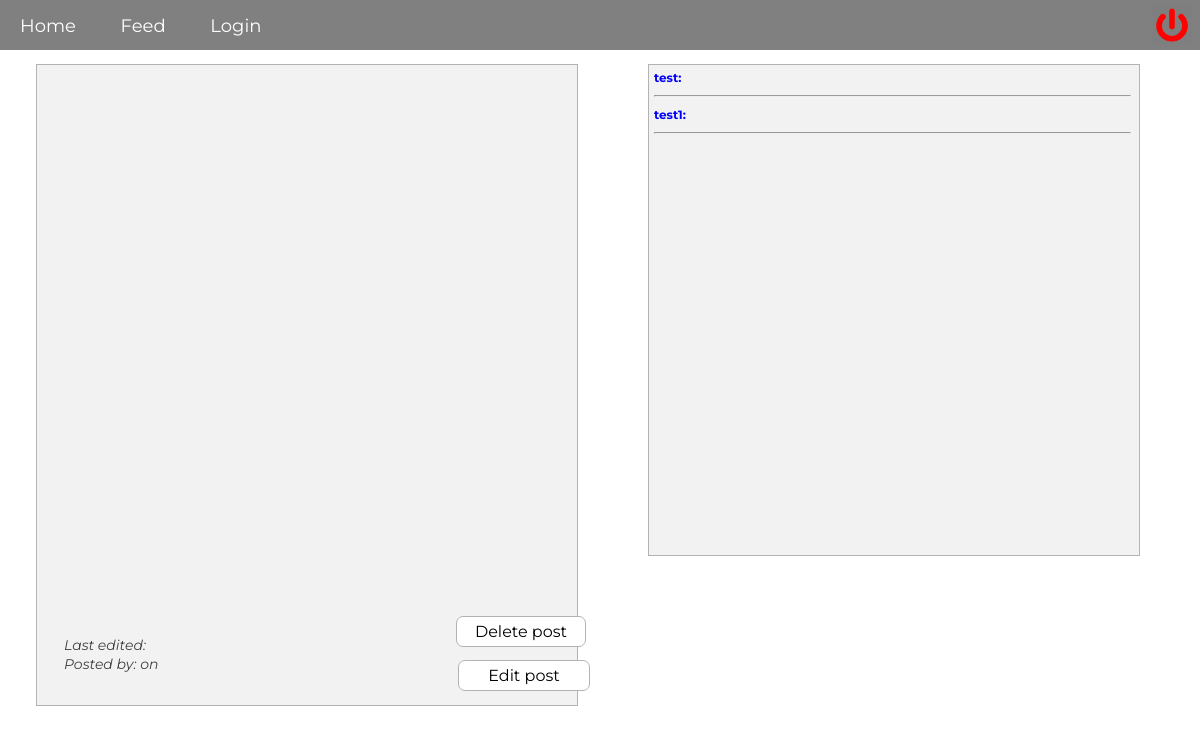
The app's page /pages/comment.php, older data.
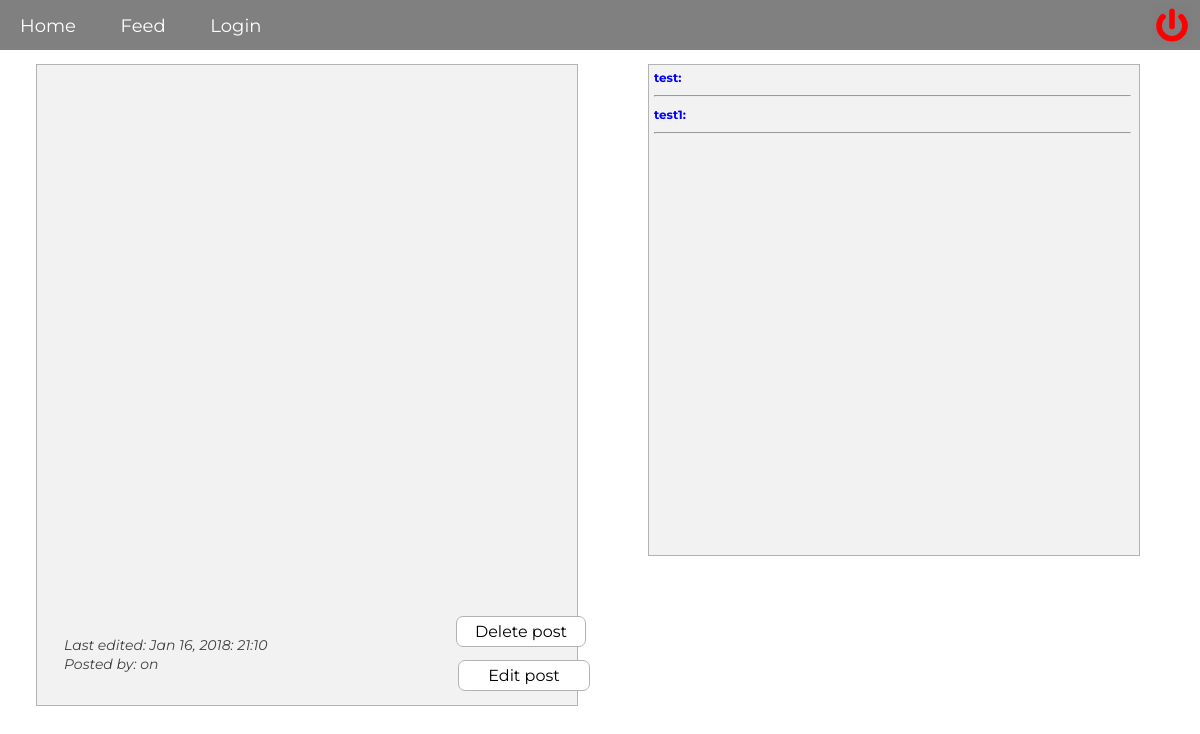
The same page, newer data.
### tables this page shows
CREATE TABLE "posts" (
        `id`       INTEGER NOT NULL,
        `post_id`       INTEGER NOT NULL PRIMARY KEY AUTOINCREMENT UNIQUE,
        `title` VARCHAR NOT NULL,
        `description`   VARCHAR NOT NULL,
        `url`   VARCHAR NOT NULL,
        `posted`      VARCHAR,
        `edited`     VARCHAR
);

### logic/comment.php (called while the page is built, shortened)
<?php
$post_id = $_GET['id'];
$query = "SELECT * FROM posts WHERE post_id = :post_id";
$statement = $pdo->prepare($query);
$statement->bindParam(':post_id', $post_id, PDO::PARAM_INT);
$statement->execute();
$post = $statement->fetch(PDO::FETCH_ASSOC);
$user_id = $post['id'];
$query = "SELECT * FROM users WHERE id = :id";
$statement = $pdo->prepare($query);
$statement->bindParam(':id', $user_id, PDO::PARAM_STR);
$statement->execute();
$user = $statement->fetch(PDO::FETCH_ASSOC);
$query = "SELECT * FROM users LEFT JOIN comments ON users.id=comments.id";
$statement = $pdo->query($query);
$statement->execute();
$comment_users = $statement->fetchAll(PDO::FETCH_ASSOC);

### logic/feed.php (called while the page is built, shortened)
<?php
   $query = "SELECT * FROM posts LEFT JOIN users ON posts.id=users.id ORDER BY posted DESC";
   $statement = $pdo->query($query);
   $statement->execute();
   $joined = $statement->fetchAll(PDO::FETCH_ASSOC);

### pages/comment.php (the view, shortened to what this page needs)
<?php
require __DIR__.'/../views/header.php';
require __DIR__.'/../logic/feed.php';
require __DIR__.'/../logic/comment.php';
$post_id = $_GET['id'];
?>
<div class="comment-page">
   <br>
   <div class="post-footer">
      <?php echo 'Last edited: '. $join['edited']; ?>
      <br>
      Posted by: <a href="profile.php?id=<?php echo $user['id'] ?>" class="member-username"><?php echo $user['username']; ?></a> on <?php echo $post['posted']; ?>
   </div>
</div>
<?php if($user['username'] === $_SESSION['user']['username']): ?>
   <form action="../logic/deletePost.php?id=<?php echo $post_id?>" method="post" class="delete-post">
      <button type="submit" class="delete-post-btn">Delete post</button>
   </form>
   <a href="editPost.php?id=<?php echo $post_id ?>" class="edit-post-btn">Edit post</a>
<?php endif; ?>
<div class="comments">
   <?php foreach($comment_users as $comment_user): ?>
      <?php if($comment_user['post_id'] === $_GET['id']): ?>
         <strong><a href="profile.php?id=<?php echo $comment_user['id'] ?>" class="user-url"><?php echo $comment_user['username']. ":  "; ?></a></strong><?php echo $comment_user['comment']; ?>
         <hr class="comment-hr">
      <?php endif; ?>
   <?php endforeach; ?>
</div>
<?php require __DIR__.'../../views/footer.php'; ?>

Row changes from the older to the newer data that the page shows:
now on this page (row edited): posts: edited "Jan 16, 2018: 21:10"
